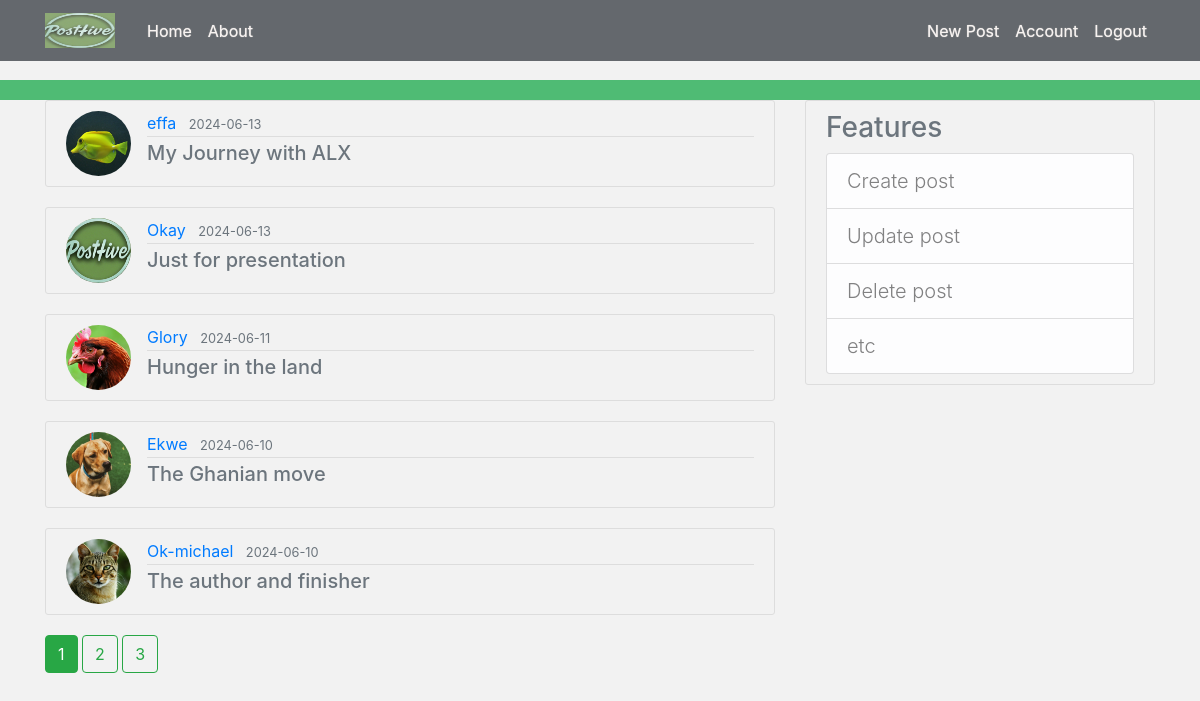
Page /home (signed in) on the committed database.
### posthive/models.py (models this page shows, shortened)
class Post(db.Model):
    id = db.Column(db.Integer, primary_key=True)
    title = db.Column(db.String(100), nullable=False)
    date_posted = db.Column(db.DateTime, nullable=False, default=datetime.utcnow)
    content = db.Column(db.Text, nullable=False)
    user_id = db.Column(db.Integer, db.ForeignKey('user.id'), nullable=False)

class User(db.Model, UserMixin):
    id = db.Column(db.Integer, primary_key=True)
    username = db.Column(db.String(20), unique=True, nullable=False)
    email = db.Column(db.String(120), unique=True, nullable=False)
    image_file = db.Column(db.String(20), nullable=False, default='default.png')
    password = db.Column(db.String(60), nullable=False)
    posts = db.relationship('Post', backref='author', lazy=True)
    """
    @property
    def is_authenticated(self):
        return True

    @property
    def is_anonymous(self):
        return False

    @property
    def is_active(self):
        return True  # Or your custom logic

    def get_id(self):
        return str(self.id)
    """

### posthive/routes.py (the view)
@app.route('/')
@app.route('/home')
def home():
    page = request.args.get('page', 1, type=int)
    posts = Post.query.order_by(Post.date_posted.desc()).paginate(page=page, per_page=5)
    return render_template('home.html', posts=posts)

### posthive/models.py (called while the page is built)
@login_manager.user_loader
def load_user(user_id):
    return User.query.get(int(user_id))

### posthive/templates/home.html
{% extends "layout.html" %}
{% block content %}
    {% for post in posts.items %}
        <article class="media content-section">
          <img class="rounded-circle article-img" src="{{ url_for('static',
            filename='profile_pics/' + post.author.image_file) }}">
          <div class="media-body">
            <div class="article-metadata">
              <a class="mr-2" href="{{ url_for('user_posts', username=post.author.username) }}">{{ post.author.username }}</a>
              <small class="text-muted">{{ post.date_posted.strftime('%Y-%m-%d') }}</small>
            </div>
            <h5><a class="article-title text-muted" href="{{ url_for('post', post_id=post.id) }}">{{ post.title }}</a></h5>
          </div>
        </article>
    {% endfor %}
    {% for page_num in posts.iter_pages(left_edge=1, right_edge=1, left_current=1, right_current=2) %}
      {% if page_num %}
        {% if posts.page==page_num %}
          <a class="btn btn-success mb-4" href="{{ url_for('home', page=page_num) }}">{{ page_num }}</a>
        {% else %}
          <a class="btn btn-outline-success mb-4" href="{{ url_for('home', page=page_num) }}">{{ page_num }}</a>
        {% endif %}
      {% endif %}
    {% endfor %}
{% endblock content %}

### posthive/static/main.css (style rules this page uses)
body { background-color: #f2f2f2; color: #2e3e50; margin-top: 5rem; }
h1, h2, h3, h4, h5, h6 { color: #2e3e50; }
.content-section { background-color: #f2f2f2; padding: 10px 20px; border: 1px solid #dddddd; border-radius: 3px; margin-bottom: 20px; }
.article-title { color: #2e3e50; }
.article-img { height: 65px; width: 65px; margin-right: 16px; }
.article-metadata { padding-bottom: 1px; margin-bottom: 4px; border-bottom: 1px solid #dddddd; }

### rows in the picture
Post: image_file (picture), author.username "effa", date_posted "2024-06-13", title "My Journey with ALX"
Post: image_file (picture), author.username "Okay", date_posted "2024-06-13", title "Just for presentation"
Post: image_file (picture), author.username "Glory", date_posted "2024-06-11", title "Hunger in the land"
Post: image_file (picture), author.username "Ekwe", date_posted "2024-06-10", title "The Ghanian move"
Post: image_file (picture), author.username "Ok-michael", date_posted "2024-06-10", title "The author and finisher"

### other values in the picture
{{ page_num }} "1"
{{ page_num }} "2" "3"
